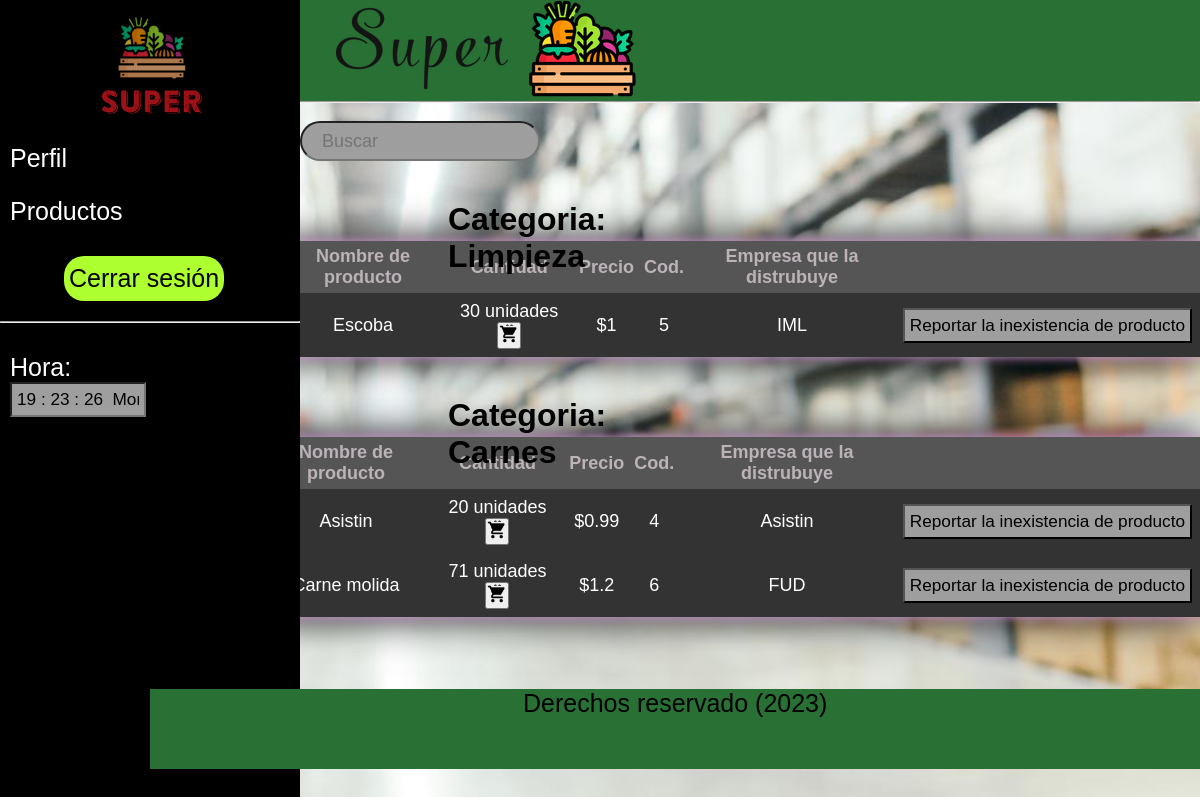
Page /php/ProductosEmple.php on the committed database.
### tables this page shows
CREATE TABLE `categorias` (
  `ID` int(11) NOT NULL,
  `Nombre` varchar(200) NOT NULL
);

CREATE TABLE `productos` (
  `IDproducto` int(11) NOT NULL,
  `Nombre` varchar(200) NOT NULL,
  `Descripcion` varchar(500) NOT NULL,
  `proveedor` varchar(200) NOT NULL,
  `Cantidad` int(200) NOT NULL,
  `Precio` float NOT NULL,
  `IDcategoria` int(11) NOT NULL,
  `visible` tinyint(1) NOT NULL DEFAULT 1
);

### php/ProductosEmple.php (the view, shortened to what this page needs)
<?php
include "conexion.php";
$categoriaResult = mysqli_query($conn, "Select * from categorias");
$misCategorias = [];
while ($categoria = mysqli_fetch_assoc($categoriaResult)) {
    $misCategorias[] = $categoria;
}
?>
<!DOCTYPE html>
<html lang="en">
<head>
    <link rel="stylesheet" href="../css/Menúlateral.css">
    <link rel="stylesheet" href="../css/AdminProductos.css">
    <link rel="stylesheet" href="../css/modalStyle.css">
</head>
<body onload="mueveReloj()" background="../Imagenes/Imagenes-Empleado/fondo.avif">
    <header>
        <img src="../Imagenes/Imagenes-Empleado/holax2.png" alt="">
        <hr>
    </header>
    <section class="container">
        <div class="fondo">
            <img src="../Imagenes/Imagenes-Empleado/hola.png" alt="logo" width="100">
            <br>
            <ul>
                <li> <a href="../php/Pefilemplo.php">Perfil</li></a>
                <li> <a href="../php/ProductosEmple.php">Productos</a></li>
                <br>
                <a href="../php/logout.php"><input id="cerrar" type="button" value="Cerrar sesión" /></a>
                <br>
                <hr>
                <br>
                <li><a href="#">Hora:</a>
                    <form name="form_reloj">
                        <input type="text" name="reloj" size="10" onfocus="window.document.form_reloj.reloj.blur()">
                    </form>
                </li>
        </div>
    </section>
    <br>
    <div class="buscador">
        <input type="text" placeholder="Buscar" required>
    </div>
    <?php foreach ($misCategorias as $cate) {
    ?>
        <div id="cont">
            <h1 class="cate">Categoria: <?= $cate["Nombre"] ?></h1>
            <table class="" border="0">
                <tr class="first">
                    <th>Nombre de producto</th>
                    <th>Cantidad </th>
                    <th>Precio</th>
                    <th>Cod.</th>
                    <th>Empresa que la distrubuye</th>
                    <th></th>
                </tr>
                <?php $misProductos = [] ?>
                <?php $categoriaID = $cate['ID'] ?>
                <?php $ProductosResult = mysqli_query($conn, "Select * from productos where IDcategoria = $categoriaID"); ?>
                <?php while ($producto = mysqli_fetch_assoc($ProductosResult)) {
                    $misProductos[] = $producto;
                } ?>
                <?php foreach ($misProductos as $producto) {
                ?>
                <tr>
                <td><?=$producto['Nombre'] ?></td>
                <td><?=$producto['Cantidad'] ?> unidades <button><img src="../Imagenes/Imagenes-Empleado/compra.png" width="20px"></button></td>
                <td>$<?=$producto['Precio'] ?> </td>
                <td><?=$producto['IDproducto'] ?></td>
                <td><?=$producto['proveedor']?></td>
                <td><a href="../php/Report empleado.php"><input type="button" value="Reportar la inexistencia de producto"></td>
                </tr>
                <?php } ?>
            </table>
        </div>
    <?php } ?>
    <br>
    <br>
    <br>
    <br>
    <div class="contfoo">
        <footer>
            <p id="footer">Derechos reservado (2023)</p>
        </footer>
    </div>
</body>
</html>

### css/Menúlateral.css (style rules this page uses)
* { margin: 0; padding: 0; box-sizing: border-box; }
.container { position: fixed; height: 100%; bottom: 0px; }
.fondo { width: 300px; height: 100%; background: rgb(0, 0, 0); float: left; }
.fondo img { width: 100px; display: block; margin-top: 15px; margin-left: 6.4rem; opacity: 0.7; }
.fondo ul li { list-style: none; padding: 12px 10px; }
a { text-decoration: none; color: rgb(255, 255, 255); font-size: 25px; }
p { text-decoration: none; color: rgb(255, 255, 255); font-size: 25px; }
p { color: white; }
.buscador { margin-left: 25%; padding: -5px; }
.buscador input { width: 240px; height: 40px; padding: 0 20px; font-size: 18px; color: black; outline: none; border-radius: 30px; }
#cerrar { border: 5px; font-size: 25px; background-color: greenyellow; margin-left: 4rem; margin-bottom: 20px; border-radius: 20px; height: 45px; width: 10rem; z-index: 1000; }
input { font-size: 17.2px; padding: 5px; background-color: rgb(158, 158, 158); }

### css/AdminProductos.css (style rules this page uses)
* { margin: 0; padding: 0; }
body { background-attachment: fixed; background-color: black; background-size: cover; background-repeat: no-repeat; }
header img { position: relative; left: 21rem; }
header { background-color: #287034; }
#cont { display: flex; justify-content: flex-end; margin-top: 10vh; }
table { justify-content: end; font-size: 18px; border-color: rgb(255, 255, 255); box-shadow: 0 0 10px plum, 0 0 40px; border-spacing: 0ch; text-align: center; font-family: 'Courier New', Courier, monospace; }
th { color: rgb(187, 179, 184); padding: 5px; background-color: rgb(85, 85, 85); }
td { padding: 8px; color: white; background-color: rgb(51, 51, 51); }
.cate { position: relative; bottom: 40px; left: 28rem; color: black }
#footer { color: black; text-align: center; }
.contfoo { display: flex; justify-content: flex-end; }
footer { width: 65.6rem; position: relative; height: 10vh; background-color: #287034; }

### css/modalStyle.css (style rules this page uses)
* { font-family: Arial, Helvetica, sans-serif; }

### rows in the picture
categorias: Nombre "Limpieza"
productos: Nombre "Escoba", Cantidad "30", Precio "1", IDproducto "5", proveedor "IML"
categorias: Nombre "Carnes"
productos: Nombre "Asistin", Cantidad "20", Precio "0.99", IDproducto "4", proveedor "Asistin"
productos: Nombre "Carne molida", Cantidad "71", Precio "1.2", IDproducto "6", proveedor "FUD"
